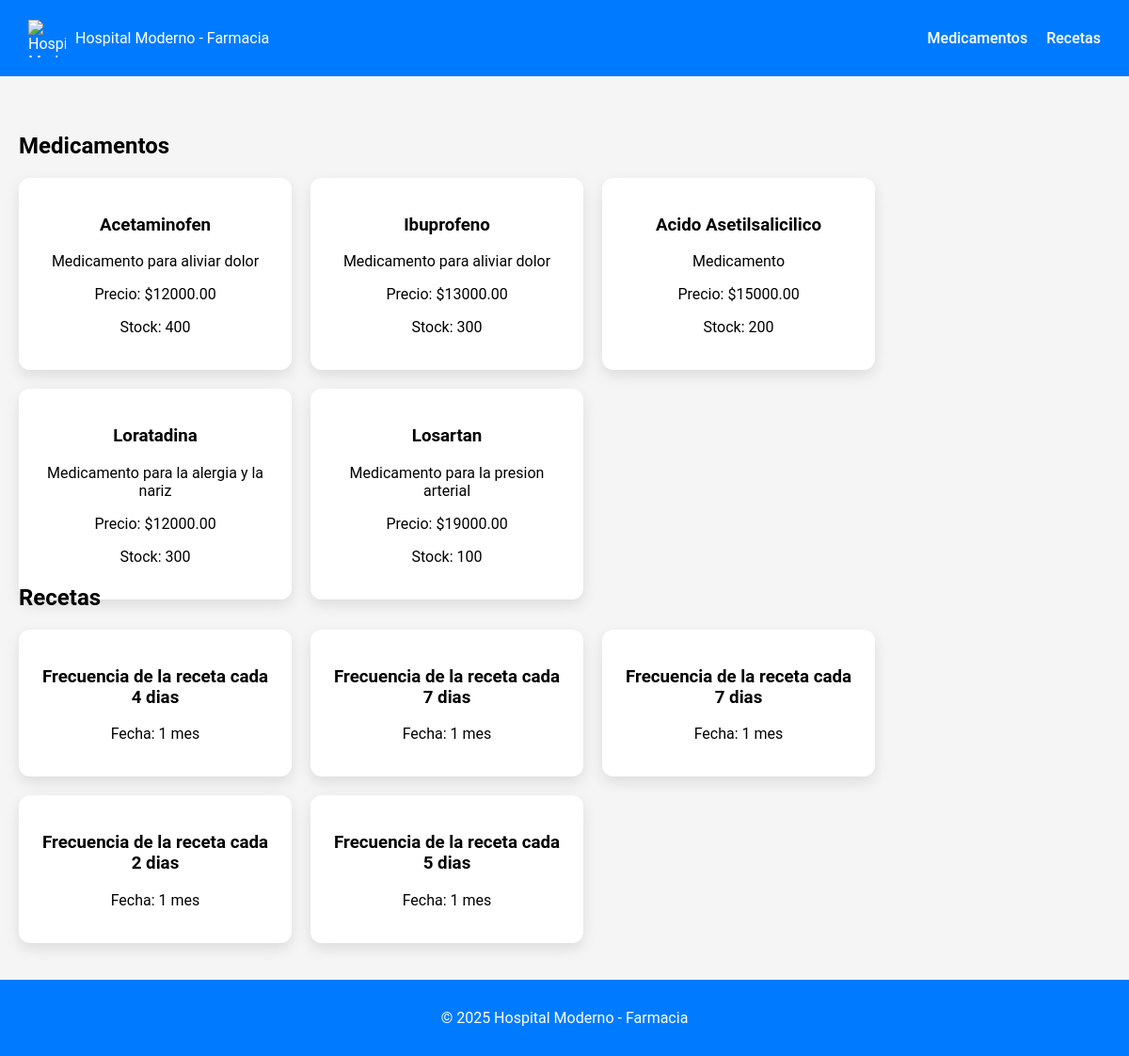
The app's page /Farmacia/Farmacia/ with its own data.
### Medicamento/models.py (models this page shows)
class Medicamento(models.Model):
    nombre = models.CharField(max_length=100)
    descripcion = models.TextField()
    laboratorio = models.CharField(max_length=100)
    precio = models.DecimalField(max_digits=10, decimal_places=2)
    stock = models.IntegerField()
    requiere_receta = models.BooleanField(default=True)

class Receta(models.Model):
    historial = models.ForeignKey(HistorialMedico, on_delete=models.CASCADE)
    medicamento = models.ForeignKey(Medicamento, on_delete=models.CASCADE)
    dosis = models.CharField(max_length=100)
    frecuencia = models.CharField(max_length=100)
    duracion = models.CharField(max_length=100)
    instrucciones = models.TextField(blank=True)

### Medicamento/views.py (the view)
# urls.py: path('Farmacia/', views.farmacia_dashboard, name='Farmacia')
def farmacia_dashboard(request):
    medicamentos = Medicamento.objects.all()
    recetas = Receta.objects.all()
    contexto = {
        'medicamentos': medicamentos,
        'recetas': recetas
    }
    return render(request, 'Medicamento/FarmaciaDashboard.html', contexto)

### Medicamento/Templates/Medicamento/FarmaciaDashboard.html (shortened to what this page needs)
{% load static %}
<!DOCTYPE html>
<html lang="es">
<head>
    <link rel="stylesheet" href="{% static 'Medicamento/style.css' %}">
</head>
<body>
    <nav class="navbar">
        <div class="logo">
            <img src="{% static 'img/logo.jpg' %}" alt="Hospital Moderno">
            <span>Hospital Moderno - Farmacia</span>
        </div>
        <ul class="nav-links">
            <li><a href="#medicamentos">Medicamentos</a></li>
            <li><a href="#recetas">Recetas</a></li>
        </ul>
    </nav>
    <section id="medicamentos" class="section">
        <h2>Medicamentos</h2>
        <div class="card-grid">
            {% for med in medicamentos %}
            <div class="card shadow">
                <h3>{{ med.nombre }}</h3>
                <p>{{ med.descripcion }}</p>
                <p>Precio: ${{ med.precio }}</p>
                <p>Stock: {{ med.stock }}</p>
            </div>
            {% empty %}
            <p>No hay medicamentos registrados.</p>
            {% endfor %}
        </div>
    </section>
    <section id="recetas" class="section">
        <h2>Recetas</h2>
        <div class="card-grid">
            {% for receta in recetas %}
            <div class="card shadow">
                <h3>Frecuencia de la receta {{ receta.frecuencia }}</h3>
                <p>Fecha: {{ receta.duracion }}</p>
            </div>
            {% empty %}
            <p>No hay recetas registradas.</p>
            {% endfor %}
        </div>
    </section>
    <footer>
        <p>&copy; 2025 Hospital Moderno - Farmacia</p>
    </footer>
</body>
</html>

### Medicamento/static/Medicamento/style.css (style rules this page uses)
body { font-family: 'Roboto', sans-serif; background-color: #f5f5f5; margin: 0; padding: 0; height: 100%; }
.navbar { display: flex; justify-content: space-between; align-items: center; background-color: #007bff; color: white; padding: 15px 30px; }
.navbar .logo { display: flex; align-items: center; gap: 10px; }
.navbar .logo img { width: 40px; height: 40px; }
.nav-links { list-style: none; display: flex; gap: 20px; }
.nav-links a { color: white; text-decoration: none; font-weight: 500; }
.section { padding: 40px 20px; height: 400px; }
.card-grid { display: flex; flex-wrap: wrap; gap: 20px; }
.card { background-color: white; padding: 20px; border-radius: 12px; width: 250px; text-align: center; }
.shadow { box-shadow: 0px 6px 15px rgba(0,0,0,0.1); }
footer { background-color: #007bff; color: white; text-align: center; padding: 15px; }

### records on screen
Medicamento: nombre "Acetaminofen", descripcion "Medicamento para aliviar dolor", precio "12000.00", stock "400"
Medicamento: nombre "Ibuprofeno", descripcion "Medicamento para aliviar dolor", precio "13000.00", stock "300"
Medicamento: nombre "Acido Asetilsalicilico", descripcion "Medicamento", precio "15000.00", stock "200"
Medicamento: nombre "Loratadina", descripcion "Medicamento para la alergia y la nariz", precio "12000.00", stock "300"
Medicamento: nombre "Losartan", descripcion "Medicamento para la presion arterial", precio "19000.00", stock "100"
Receta: frecuencia "cada 4 dias", duracion "1 mes"
Receta: frecuencia "cada 7 dias", duracion "1 mes"
Receta: frecuencia "cada 7 dias", duracion "1 mes"
Receta: frecuencia "cada 2 dias", duracion "1 mes"
Receta: frecuencia "cada 5 dias", duracion "1 mes"
